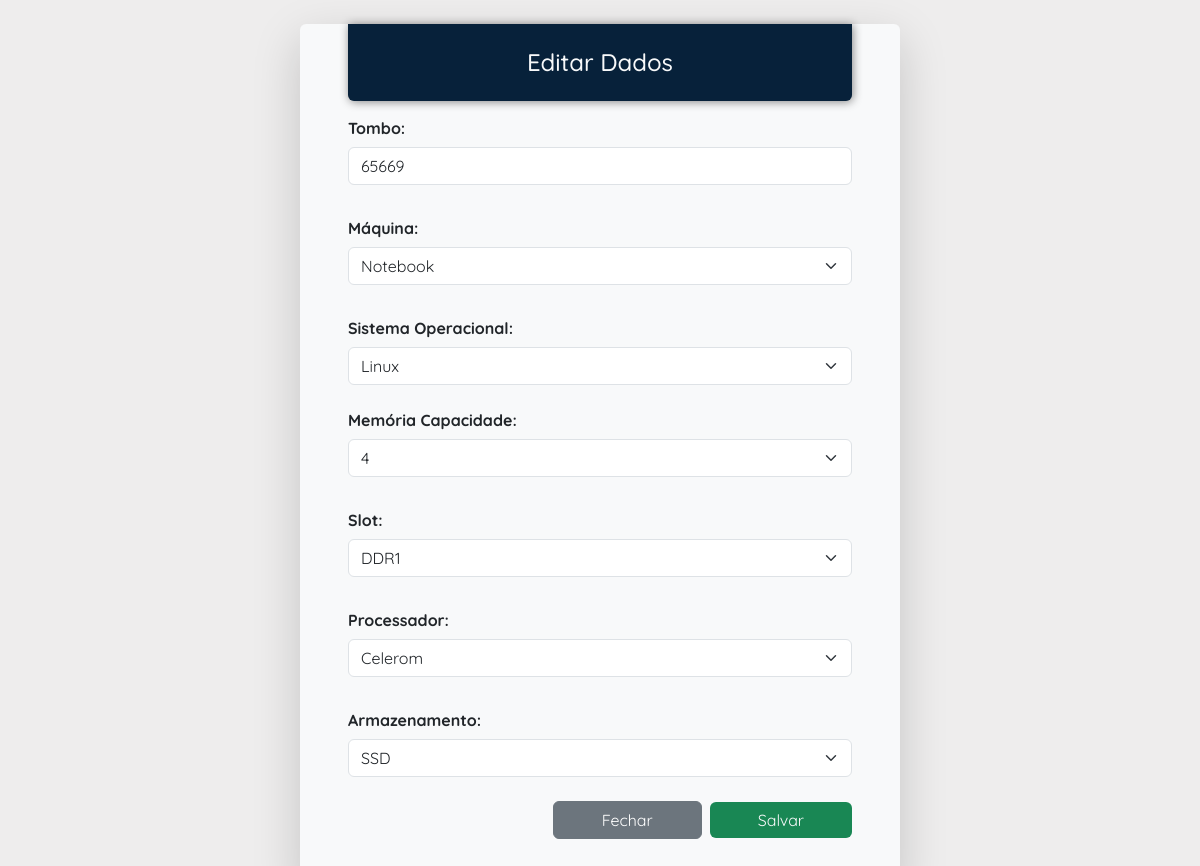
Page /scripts/editar_dados.php?id=3 on the committed database.
### tables this page shows
CREATE TABLE `maquinas` (
  `id` int(10) NOT NULL,
  `tombo` int(10) NOT NULL,
  `maquina` varchar(10) NOT NULL,
  `sistema` varchar(10) NOT NULL,
  `memoria` int(10) NOT NULL,
  `slot` varchar(10) NOT NULL,
  `processador` varchar(15) NOT NULL,
  `armazenamento` varchar(10) NOT NULL
);

### scripts/editar_dados.php (the view, shortened to what this page needs)
<?php
if(!empty($_GET['id'])) {
    include_once 'config.php';
    $id = $_GET['id'];
    $sqlSelect = "SELECT * FROM maquinas WHERE id = $id";
    $result = mysqli_query($conexao, $sqlSelect);
    if($result->num_rows > 0) {
        while($row = mysqli_fetch_assoc($result)) {
            $tombo         = $row['tombo'];
            $maquina       = $row['maquina'];
            $sistema       = $row['sistema'];
            $memoria       = $row['memoria'];
            $slot          = $row['slot'];
            $processador   = $row['processador'];
            $armazenamento = $row['armazenamento'];
        }
    }
    else {
        header('Location: pages/maquinas.php');
    }
    } else {
        header('Location: ../index.php?content=maquinas');
    }
?>
<!DOCTYPE html>
<html lang="pt-br">
<head>
    <link href="https://cdn.jsdelivr.net/npm/bootstrap@5.3.0/dist/css/bootstrap.min.css" rel="stylesheet"
>
    <link rel="stylesheet" href="https://cdn.jsdelivr.net/npm/bootstrap-icons@1.10.5/font/bootstrap-icons.css">
    <link rel="stylesheet" href="../css/style.css">
</head>
<body>
    <div class="container pe-5 pb-5 ps-5 mt-4 mb-4 bg-light rounded shadow-lg text-dark w-50" style="margin-top: 4em;">
        <h1 class="fs-4 w-100 text-center nav-color text-light p-4 rounded-0 rounded-bottom d-block">Editar Dados</h1>
        <form action="saveEdit.php" method="POST">
            <div class="mb-4">
                <label for="tombo" class="col-form-label fw-bold">Tombo:</label>
                <input type="number" class="form-control" id="tombo" name="tombo" value="<?php echo $tombo ?>" required>
            </div>
            <div class="mb-4">
                <label for="maquina" class="col-form-label fw-bold">Máquina:</label>
                <select class="form-select" id="maquina" name="maquina" value="<?php echo $maquina ?>" required>
                    <option value="Notebook" <?php if ($maquina === "Notebook") echo "selected"; ?>>Notebook</option>
                </select>
            </div>
            <div class="mb-3">
                <label for="maquina" class="col-form-label fw-bold">Sistema Operacional:</label>
                <select class="form-select" id="sistema" name="sistema" required>
                    <option value="Linux"   <?php if ($sistema === "Linux")   echo "selected"; ?>>Linux</option>
                </select>
            </div>
            <div class="mb-4">
                <label for="memoria" class="col-form-label fw-bold">Memória Capacidade:</label>
                <select class="form-select" id="memoria" name="memoria" required>
                    <option value="4"       <?php if ($memoria === "4")  echo "selected"; ?>>4</option>
                </select>
            </div>
            <div class="mb-4">
                <label for="slot" class="col-form-label fw-bold">Slot:</label>
                <select class="form-select" id="slot" name="slot" required>
                    <option value="DDR1" <?php if ($slot === "DDR1") echo "selected"; ?>>DDR1</option>
                </select>
            </div>
            <div class="mb-4">
                <label for="processador" class="col-form-label fw-bold">Processador:</label>
                <select class="form-select" id="processador" name="processador" value="<?php echo $processador ?>" required>
                    <option value="Celerom" <?php if ($processador === "Celerom") echo "selected"; ?>>Celerom</option>
                </select>
            </div>
            <div class="mb-4">
                <label for="maquina" class="col-form-label fw-bold">Armazenamento:</label>
                <select class="form-select" id="armazenamento" name="armazenamento" value="<?php echo $armazenamento ?>"
                    required>
                    <option value="SSD" <?php if ($armazenamento === "SSD") echo "selected"; ?>>SSD</option>
                </select>
            </div>
            <div class="modal-footer gap-2 mt-4">
                <a href="../index.php?content=maquinas"><button type="button" class="btn btn-secondary close pe-5 ps-5"
                        data-dismiss="modal">Fechar</button></a>
                <input type="submit" value="Salvar" class="btn btn-primary btn-success text-light border-0 pe-5 ps-5" id="update" name="update">
            </div>
        </form>
    </div>
</body>
</html>

### css/style.css (style rules this page uses)
body { background-color: #eeeded; margin: 0; padding: 0; font-family: 'Quicksand', sans-serif; font-weight: bold; }
.nav-color { background-color: #07213a; box-shadow: 1px 1px 10px rgba(0, 0, 0, 0.466); }

### rows in the picture
maquinas: tombo "65669", maquina "Notebook", sistema "Linux", memoria "4", slot "DDR1", processador "Celerom", armazenamento "SSD"
